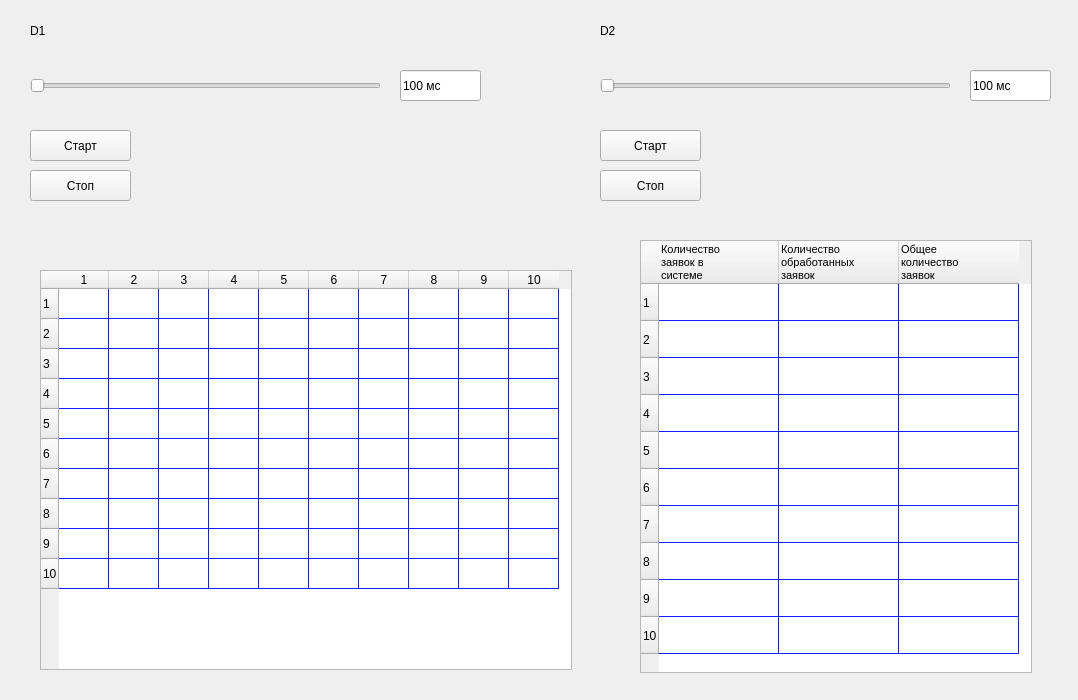
<?xml version="1.0" encoding="UTF-8"?>
<ui version="4.0">
 <class>MainWindow</class>
 <widget class="QMainWindow" name="MainWindow">
  <property name="geometry">
   <rect>
    <x>0</x>
    <y>0</y>
    <width>1078</width>
    <height>700</height>
   </rect>
  </property>
  <property name="minimumSize">
   <size>
    <width>1078</width>
    <height>700</height>
   </size>
  </property>
  <property name="sizeIncrement">
   <size>
    <width>2</width>
    <height>2</height>
   </size>
  </property>
  <property name="windowTitle">
   <string>Queue</string>
  </property>
  <property name="styleSheet">
   <string notr="true">gridline-color: rgb(21, 32, 255);</string>
  </property>
  <widget class="QWidget" name="centralwidget">
   <widget class="QSlider" name="horizontalSlider_D1">
    <property name="geometry">
     <rect>
      <x>30</x>
      <y>70</y>
      <width>351</width>
      <height>31</height>
     </rect>
    </property>
    <property name="orientation">
     <enum>Qt::Horizontal</enum>
    </property>
   </widget>
   <widget class="QSlider" name="horizontalSlider_D2">
    <property name="geometry">
     <rect>
      <x>600</x>
      <y>70</y>
      <width>351</width>
      <height>31</height>
     </rect>
    </property>
    <property name="orientation">
     <enum>Qt::Horizontal</enum>
    </property>
   </widget>
   <widget class="QPushButton" name="pushButton_Start_D1">
    <property name="geometry">
     <rect>
      <x>30</x>
      <y>130</y>
      <width>101</width>
      <height>31</height>
     </rect>
    </property>
    <property name="styleSheet">
     <string notr="true">font: 10pt &quot;MS Shell Dlg 2&quot;;</string>
    </property>
    <property name="text">
     <string>Старт</string>
    </property>
   </widget>
   <widget class="QPushButton" name="pushButton_Stop_D1">
    <property name="geometry">
     <rect>
      <x>30</x>
      <y>170</y>
      <width>101</width>
      <height>31</height>
     </rect>
    </property>
    <property name="styleSheet">
     <string notr="true">font: 10pt &quot;MS Shell Dlg 2&quot;;</string>
    </property>
    <property name="text">
     <string>Стоп</string>
    </property>
   </widget>
   <widget class="QTableWidget" name="tableWidget_properties">
    <property name="geometry">
     <rect>
      <x>640</x>
      <y>240</y>
      <width>392</width>
      <height>433</height>
     </rect>
    </property>
    <property name="minimumSize">
     <size>
      <width>0</width>
      <height>0</height>
     </size>
    </property>
    <property name="maximumSize">
     <size>
      <width>999</width>
      <height>999</height>
     </size>
    </property>
    <property name="baseSize">
     <size>
      <width>0</width>
      <height>0</height>
     </size>
    </property>
    <property name="font">
     <font>
      <family>MS Shell Dlg 2</family>
      <pointsize>9</pointsize>
      <weight>50</weight>
      <italic>false</italic>
      <bold>false</bold>
     </font>
    </property>
    <property name="toolTip">
     <string>&lt;html&gt;&lt;head/&gt;&lt;body&gt;&lt;p&gt;hgfn&lt;/p&gt;&lt;/body&gt;&lt;/html&gt;</string>
    </property>
    <property name="styleSheet">
     <string notr="true">font: 9pt &quot;MS Shell Dlg 2&quot;;</string>
    </property>
    <property name="frameShadow">
     <enum>QFrame::Raised</enum>
    </property>
    <property name="autoScrollMargin">
     <number>16</number>
    </property>
    <property name="showGrid">
     <bool>true</bool>
    </property>
    <property name="gridStyle">
     <enum>Qt::SolidLine</enum>
    </property>
    <property name="sortingEnabled">
     <bool>false</bool>
    </property>
    <property name="rowCount">
     <number>10</number>
    </property>
    <property name="columnCount">
     <number>3</number>
    </property>
    <attribute name="horizontalHeaderDefaultSectionSize">
     <number>120</number>
    </attribute>
    <attribute name="horizontalHeaderMinimumSectionSize">
     <number>100</number>
    </attribute>
    <attribute name="verticalHeaderDefaultSectionSize">
     <number>37</number>
    </attribute>
    <attribute name="verticalHeaderMinimumSectionSize">
     <number>20</number>
    </attribute>
    <attribute name="verticalHeaderShowSortIndicator" stdset="0">
     <bool>false</bool>
    </attribute>
    <row/>
    <row/>
    <row/>
    <row/>
    <row/>
    <row/>
    <row/>
    <row/>
    <row/>
    <row/>
    <column>
     <property name="text">
      <string>Количество 
заявок в 
системе</string>
     </property>
     <property name="font">
      <font>
       <pointsize>8</pointsize>
      </font>
     </property>
     <property name="textAlignment">
      <set>AlignLeading|AlignTop</set>
     </property>
    </column>
    <column>
     <property name="text">
      <string>Количество 
обработанных 
заявок</string>
     </property>
     <property name="font">
      <font>
       <family>Segoe UI</family>
       <pointsize>8</pointsize>
      </font>
     </property>
     <property name="textAlignment">
      <set>AlignLeading|AlignTop</set>
     </property>
    </column>
    <column>
     <property name="text">
      <string>Общее 
количество 
заявок</string>
     </property>
     <property name="font">
      <font>
       <pointsize>8</pointsize>
      </font>
     </property>
     <property name="textAlignment">
      <set>AlignLeading|AlignTop</set>
     </property>
    </column>
   </widget>
   <widget class="QTableWidget" name="tableWidget_queue">
    <property name="geometry">
     <rect>
      <x>40</x>
      <y>270</y>
      <width>532</width>
      <height>400</height>
     </rect>
    </property>
    <property name="styleSheet">
     <string notr="true">font: 9pt &quot;MS Shell Dlg 2&quot;;</string>
    </property>
    <property name="rowCount">
     <number>10</number>
    </property>
    <property name="columnCount">
     <number>10</number>
    </property>
    <attribute name="horizontalHeaderDefaultSectionSize">
     <number>50</number>
    </attribute>
    <row/>
    <row/>
    <row/>
    <row/>
    <row/>
    <row/>
    <row/>
    <row/>
    <row/>
    <row/>
    <column/>
    <column/>
    <column/>
    <column/>
    <column/>
    <column/>
    <column/>
    <column/>
    <column/>
    <column/>
   </widget>
   <widget class="QPushButton" name="pushButton_Start_D2">
    <property name="geometry">
     <rect>
      <x>600</x>
      <y>130</y>
      <width>101</width>
      <height>31</height>
     </rect>
    </property>
    <property name="styleSheet">
     <string notr="true">font: 10pt &quot;MS Shell Dlg 2&quot;;</string>
    </property>
    <property name="text">
     <string>Старт</string>
    </property>
   </widget>
   <widget class="QPushButton" name="pushButton_Stop_D2">
    <property name="geometry">
     <rect>
      <x>600</x>
      <y>170</y>
      <width>101</width>
      <height>31</height>
     </rect>
    </property>
    <property name="styleSheet">
     <string notr="true">font: 10pt &quot;MS Shell Dlg 2&quot;;</string>
    </property>
    <property name="text">
     <string>Стоп</string>
    </property>
   </widget>
   <widget class="QLabel" name="simple_label_D1">
    <property name="geometry">
     <rect>
      <x>30</x>
      <y>10</y>
      <width>61</width>
      <height>41</height>
     </rect>
    </property>
    <property name="styleSheet">
     <string notr="true">font: 75 20pt &quot;MS Shell Dlg 2&quot;;</string>
    </property>
    <property name="text">
     <string>D1</string>
    </property>
   </widget>
   <widget class="QLabel" name="simple_label_D2">
    <property name="geometry">
     <rect>
      <x>600</x>
      <y>10</y>
      <width>61</width>
      <height>41</height>
     </rect>
    </property>
    <property name="styleSheet">
     <string notr="true">font: 75 20pt &quot;MS Shell Dlg 2&quot;;</string>
    </property>
    <property name="text">
     <string>D2</string>
    </property>
   </widget>
   <widget class="QLineEdit" name="label_for_slader_D1">
    <property name="geometry">
     <rect>
      <x>400</x>
      <y>70</y>
      <width>81</width>
      <height>31</height>
     </rect>
    </property>
    <property name="styleSheet">
     <string notr="true">font: 12pt &quot;MS Shell Dlg 2&quot;;</string>
    </property>
    <property name="text">
     <string>100 мс</string>
    </property>
   </widget>
   <widget class="QLineEdit" name="label_for_slader_D2">
    <property name="geometry">
     <rect>
      <x>970</x>
      <y>70</y>
      <width>81</width>
      <height>31</height>
     </rect>
    </property>
    <property name="styleSheet">
     <string notr="true">font: 12pt &quot;MS Shell Dlg 2&quot;;</string>
    </property>
    <property name="text">
     <string>100 мс</string>
    </property>
   </widget>
  </widget>
 </widget>
 <resources/>
 <connections/>
</ui>
